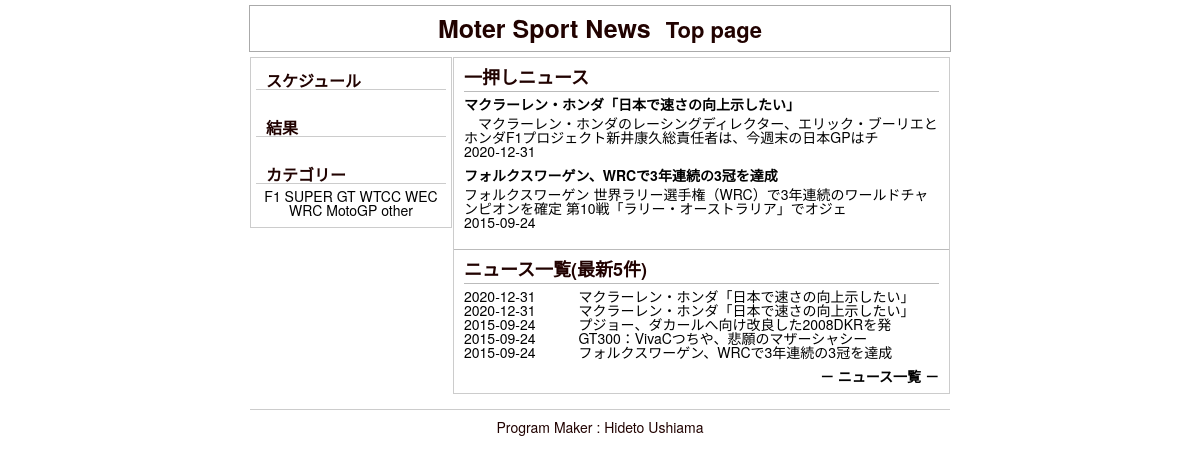
Before: / with the older database file.
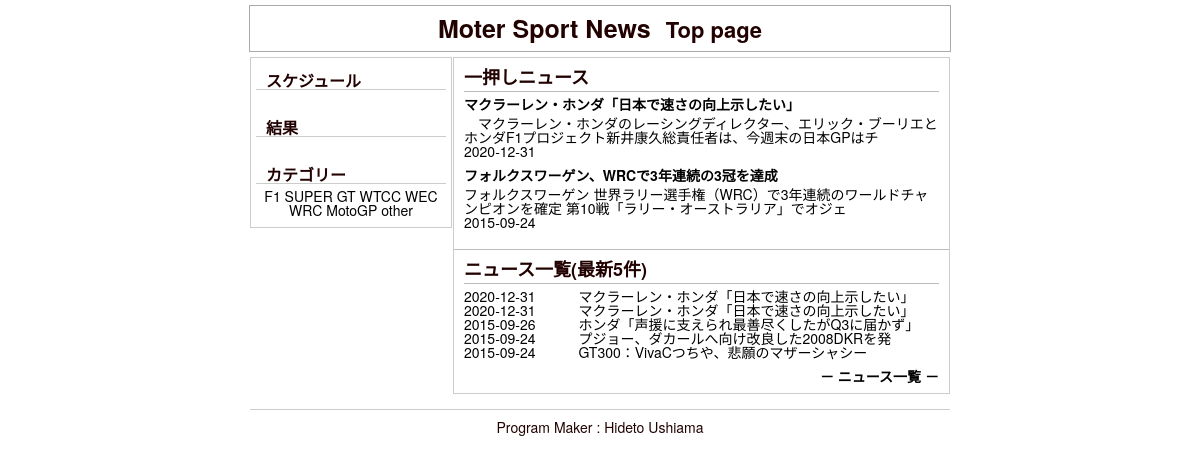
After: the same page with the newer database file.
### tables this page shows
CREATE TABLE IF NOT EXISTS `s_category` (
  `c_id` int(11) NOT NULL,
  `ca_name` varchar(64) NOT NULL,
  `c_outline` varchar(518) NOT NULL,
  `show_flg` int(11) NOT NULL
);

CREATE TABLE IF NOT EXISTS `s_news` (
  `s_id` int(11) NOT NULL,
  `s_title` varchar(64) NOT NULL,
  `s_detail` varchar(1024) NOT NULL,
  `s_outline` varchar(128) NOT NULL,
  `author` varchar(12) NOT NULL,
  `show_flg` int(11) NOT NULL,
  `category` int(11) NOT NULL,
  `s_index` int(11) NOT NULL,
  `create_date` datetime NOT NULL,
  `update_date` datetime NOT NULL,
  `open_date` datetime NOT NULL,
  `close_date` datetime NOT NULL
);

### news_part.php (the view, shortened to what this page needs)
<?php
 $view = "";
$pdo = new PDO("mysql:host=localhost;dbname=cs_academy;charset=utf8", "root", "");
$sql = "SELECT * FROM s_news ORDER BY create_date DESC LIMIT 5";
$stmt = $pdo->prepare($sql);
$stmt->execute();
$results = $stmt->fetchAll(PDO::FETCH_ASSOC);
foreach($results as $row) {
	$view .= "<dt class=\"news-date\"><a href=\"news.php?date=".mb_substr($row["create_date"],0,10)."\">".mb_substr($row["create_date"],0,10)."</a></dt>";
	$view .= "<dd class=\"news-description\"><a href=\"news.php?id=".$row["s_id"]."\">".mb_substr($row["s_title"],0,25)."</a></dd>";
}
echo "<div class=\"l_news\">";
echo "<div class=\"l_title\">ニュース一覧(最新5件)</div>";
echo $view;
echo "<div class=\"all_news\"><a href=\"news_list.php\">－ ニュース一覧 －</a></div>";
echo "</div>";
?>

### head.php (shortened to what this page needs)
<!DOCTYPE html>
<html>
<head>
    <link rel="stylesheet" href="css/reset.css">
    <link rel="stylesheet" href="css/style.css">
</head>

### index.php (shortened to what this page needs)
<?php
 include("head.php");
 ?>
</head>
<body>
<?php include("top.php"); ?>
<div class="main">
<div class="side_r">
<?php include("sche_part.php"); ?>
<?php include("result_part.php"); ?>
<?php include("cate_part.php"); ?>
</div>
<div class="con">
<?php include("push_part.php"); ?>
<?php include("news_part.php"); ?>
</div>
</div>
<?php include("footer.php"); ?>
</body>
</html>

### top.php
<header>
<h1>Moter Sport News<span>Top page</span></h1>
</header>

### sche_part.php (shortened to what this page needs)
<?php
 $db_set = "ORDER BY c_id";
$pdo = new PDO("mysql:host=localhost;dbname=cs_academy;charset=utf8", "root", "");
$sql = "SELECT * FROM s_category ".$db_set;
$stmt = $pdo->prepare($sql);
$stmt->execute();
$results = $stmt->fetchAll(PDO::FETCH_ASSOC);
echo "<div class=\"cate_s\">";
echo "<div class=\"cate_t\">スケジュール</div>";
echo "</div>";
?>

### result_part.php (shortened to what this page needs)
<?php
echo "<div class=\"cate_s\">";
echo "<div class=\"cate_t\">結果</div>";
echo "</div>";
?>

### cate_part.php (shortened to what this page needs)
<?php
 $view = "";
 $db_set = "ORDER BY c_id";
$pdo = new PDO("mysql:host=localhost;dbname=cs_academy;charset=utf8", "root", "");
$sql = "SELECT * FROM s_category ".$db_set;
$stmt = $pdo->prepare($sql);
$stmt->execute();
$results = $stmt->fetchAll(PDO::FETCH_ASSOC);
foreach($results as $row) {
	$view .= " <a href=\"news.php?cate=".$row["c_id"]."\">".$row["ca_name"]."</a> ";
}
echo "<div class=\"cate_s\">";
echo "<div class=\"cate_t\">カテゴリー</div>";
echo $view;
echo "</div>";
?>

### push_part.php (shortened to what this page needs)
<?php
 $view = "";
$pdo = new PDO("mysql:host=localhost;dbname=cs_academy;charset=utf8", "root", "");
$sql = "SELECT * FROM s_news WHERE `s_index` LIKE '1' LIMIT 2";
$stmt = $pdo->prepare($sql);
$stmt->execute();
$results = $stmt->fetchAll(PDO::FETCH_ASSOC);
foreach($results as $row) {
	$view .= "<dl class=\"p-des\">";
	$view .= "<dt><a href=\"news.php?id=".$row["s_id"]."\">".mb_substr($row["s_title"],0,25)."</a></dd>";
	$view .= "<dd><a href=\"news.php?id=".$row["s_id"]."\">".mb_substr($row["s_detail"],0,65)."</a></dd>";
	$view .= "<div class=\"p-date\"><a href=\"news.php?date=".mb_substr($row["create_date"],0,10)."\">".mb_substr($row["create_date"],0,10)."</a></div>";	$view .= "</dl>";
}
echo "<div class=\"p_news\">";
echo "<div class=\"p_title\">一押しニュース</div>";
echo $view;
echo "</div>";
?>

### footer.php
<footer>
<small>Program Maker : Hideto Ushiama </small>
</footer>

### css/style.css (style rules this page uses)
body { font-size:62.5%; font-family:'Helvetica Neue', Helvetica, Arial, YuGothic, 'Yu Gothic', 游ゴシック体, '游ゴシック', 'ヒラギノ角ゴ ProN W3', 'Hiragino Kaku Gothic ProN', 'ヒラギノ角ゴ Pro W3', 'Hiragino Kaku Gothic Pro', メイリオ, Meiryo, 'MS ゴシック', 'MS Gothic', sans-serif; }
header h1 { width:700px; margin:5px auto; padding:10px 0; font-size:25px; text-align:center; border:1px solid #aaa; }
header h1 span { margin-left:15px; font-size:22px; }
.main { width:700px; margin:0 auto; // font-size:25px; text-align:center; clear:both; }
.side_r { width:200px; // height:500px; // margin:0 auto; // font-size:25px; text-align:center; float:left; border:1px solid #ccc; margin-bottom:15px; }
.cate_s { padding:10px 0; }
.cate_t { font-size:16px; font-weight:bold; text-align:left; padding-left:10px; margin:5px 5px; border-bottom:1px solid #ccc; }
.con { width:495px; text-align:center; border:1px solid #ccc; margin-bottom:15px; float:right; }
.p_news { text-align:left; padding:10px; border-bottom:1px solid #bbb; }
.p_title { font-weight:bold; font-size:18px; padding-bottom:5px; margin-bottom:5px; border-bottom:1px solid #bbb; }
.p-des { margin-bottom:10px; }
.p-des dt { padding-bottom:5px; font-weight:bold; }
.l_news { text-align:left; padding:10px; }
.l_title { font-weight:bold; font-size:18px; padding-bottom:5px; margin-bottom:5px; border-bottom:1px solid #bbb; }
.all_news { margin-top:10px; text-align:right; font-size:14px; font-weight:bold; }
footer { width:700px; margin:10px auto; padding:10px 0; text-align:center; border-top:1px solid #ccc; clear:both; }
small { font-size:14px; }
.news-date { float:left; margin-right:43px; }

Changed rows visible on the page:
no longer on one of the page's lists (row unchanged): s_news: create_date "2015-09-24", s_title "フォルクスワーゲン、WRCで3年連続の3冠を達成"
added s_news: create_date "2015-09-26", s_title "ホンダ「声援に支えられ最善尽くしたがQ3に届かず」"
